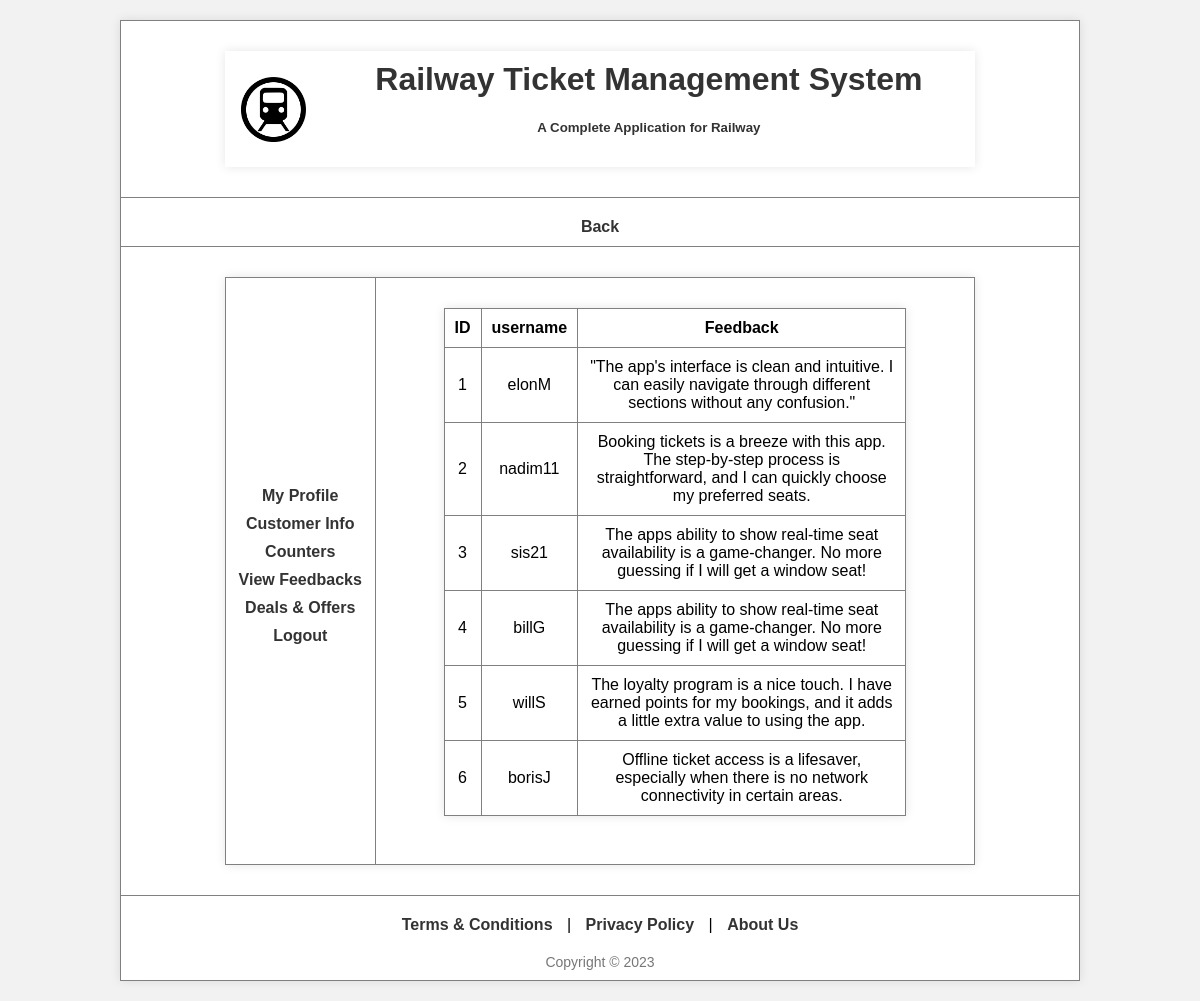
Screenshot of /view/feedback.php (signed in) with the database file from the repository.
### tables this page shows
CREATE TABLE `feedback` (
  `id` int(255) NOT NULL,
  `username` varchar(255) NOT NULL,
  `feedback` varchar(255) NOT NULL
);

### view/feedback.php (the view, shortened to what this page needs)
<html>
<html lang="en">
<head>
</head>
<body>
    <table border="1" width="100%" height="100%" align="center">
        <tr height="70">
            <td>
                <table width="100%">
                    <tr>
                        <td>
                            <img src="../upload/logo.png" height="65" width="65" alt="">
                        </td>
                        <td align="right">
                            <h1>Railway Ticket Management System</h1>
                            <h5>A Complete Application for Railway</h5>
                        </td>
                    </tr>
                </table>
            </td>
        </tr>
        <tr height="20">
            <td align="right">
                <nav>
                    <a href="employeeHome.php">Back</a>
                </nav>
            </td>
        </tr>
        <tr>
            <td>
                <table width="100%" height="90%" border="1">
                    <tr>
                        <td width="20%">
                            <ul>
                                <li><a href="myProfile.php">My Profile</a></li>
                                <li><a href="customer.php">Customer Info</a></li>
                                <li><a href="counter.php">Counters</a></li>
                                <li><a href="feedback.php">View Feedbacks</a></li>
                                <li><a href="deals.php">Deals & Offers</a></li>
                                <li><a href="../controller/logout.php">Logout</a></li>
                            </ul>
                        </td>
                        <td width="80%">
                            <table width="100%" border="1">
                                <tr>
                                    <th>ID</th>
                                    <th>username</th>
                                    <th>Feedback</th>
                                </tr>
                                <?php
                                    $con=getConnection();
                                    $sql = "select * from feedback";
                                    $result = mysqli_query($con, $sql);
                                    while($row=mysqli_fetch_assoc($result)){
                                        echo
                                        "<tr>
                                            <td>$row[id]</td>
                                            <td>$row[username]</td>
                                            <td>$row[feedback]</td>
                                        </tr>";}
                                ?>
                            </table> <br>
                        </td>
                    </tr>
                </table>
            </td>
        </tr>
        <tr height="45" align="center">
            <td>
            <nav>
            <a href="t&c.html">Terms & Conditions</a> |
            <a href="privacyPolicy.html">Privacy Policy</a> |
            <a href="aboutUs.html">About Us</a>
          </nav>
                <footer>Copyright &copy; 2023</footer>
            </td>
        </tr>
    </table>
</body>
</html>

### view/feedback.php (style rules this page uses)
body { font-family: 'Arial', sans-serif; margin: 0; padding: 0; background-color: #f2f2f2; }
table { border-collapse: collapse; width: 80%; margin: 20px auto; background-color: #fff; box-shadow: 0 0 10px rgba(0, 0, 0, 0.1); }
h1, h5 { color: #333; }
nav { margin-top: 10px; }
nav a { text-decoration: none; color: #333; margin: 0 10px; font-weight: bold; }
img { max-width: 100%; height: auto; }
td { padding: 10px; text-align: center; }
ul { list-style-type: none; padding: 0; margin: 0; }
ul li { margin-bottom: 10px; }
ul li a { text-decoration: none; color: #333; font-weight: bold; }
table th, table td { padding: 10px; text-align: center; }
footer { margin-top: 20px; font-size: 14px; color: #777; }
a { text-decoration: none; color: #009688; font-weight: bold; }

### rows the page displays
feedback: id "1", username "elonM", feedback "\"The app's interface is clean and intuitive. I can easily navigate through different sections without any confusion.\""
feedback: id "2", username "nadim11", feedback "Booking tickets is a breeze with this app. The step-by-step process is straightforward, and I can quickly choose my preferred seats."
feedback: id "3", username "sis21", feedback "The apps ability to show real-time seat availability is a game-changer. No more guessing if I will get a window seat!"
feedback: id "4", username "billG", feedback "The apps ability to show real-time seat availability is a game-changer. No more guessing if I will get a window seat!"
feedback: id "5", username "willS", feedback "The loyalty program is a nice touch. I have earned points for my bookings, and it adds a little extra value to using the app."
feedback: id "6", username "borisJ", feedback "Offline ticket access is a lifesaver, especially when there is no network connectivity in certain areas."
